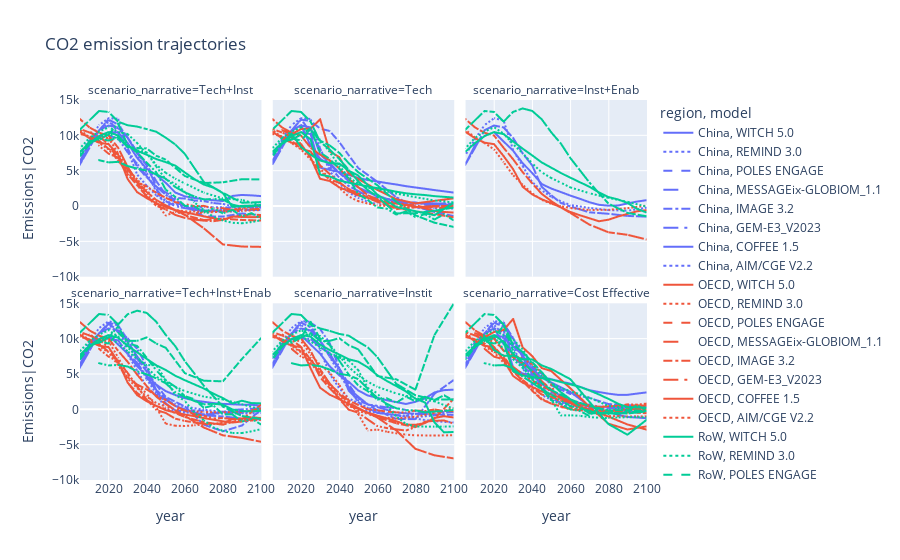

The notebook cell this image was saved under:
### Code cell
#Figure 1: CO2 trajectories
fig1 = px.line(df.sort_values(by=["model", "year"], ascending=False),
               x = "year",
               y="Emissions|CO2",
               color = "region",
               #line_dash="model",
               facet_col="scenario_narrative",
               facet_col_wrap= 3,
               range_x=[2005, 2100],
               range_y = [-10000, 15000],
               hover_data = {'scenario':True, 'model':True},
               title = "CO2 emission trajectories")


#fig1.update_layout(showlegend=False)
fig1
